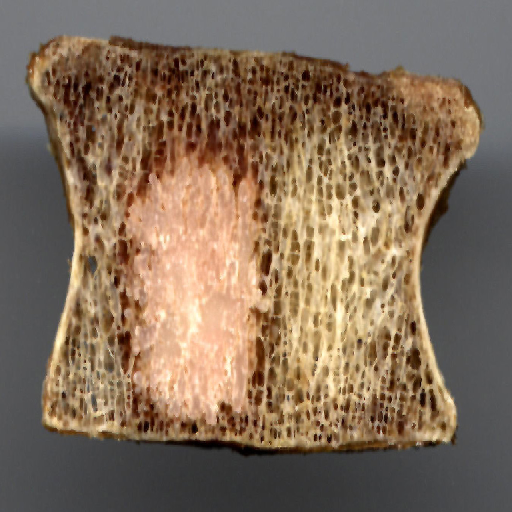
//> input picture ex_3_fourier/Wirbel.png, 512 x 512 px
$ ./shape Wirbel.png   (built with g++ and OpenCV 4)
//> lines starting //> are read from the running program, lines starting //| are printed output that depends on the picture; after the words box and inside, x2 and y2 are one past the last pixel; in counts of white or black regions, pixels touching at a corner belong together
/**
 * Fourier-approximation of shapes
 *
 * @author Lucas Kahlert <lucas.kahlert@tu-dresden.de>
 */

#include <opencv2/imgproc/imgproc.hpp>
#include <opencv2/highgui/highgui.hpp>
#include <iostream>
#include <complex>

using namespace cv;
using namespace std;

typedef vector<complex<double>> FourierCoeff;

typedef struct Fourier2D {
    FourierCoeff x;
    FourierCoeff y;
} Fourier2D;

// Some color definitions
const Scalar red   = {0, 0, 255};
const Scalar blue  = {255, 0, 0};
const Scalar green = {0, 255, 0};
const Scalar white = {255, 255, 255};

// maximal color distance
int color_threshold = 160;

// number of Fourier coefficients
int slider_num_coeff = 40;

// number of contour points that will be used
// to calculate the coefficients
int slider_num_points = 1024;

// pixel selected by user via mouse click
Vec3b selected_pixel = {227, 252, 255};

// input image
Mat image;


static void createBinaryImage(Mat& binary, int max_color_dist)
{
    // reset image
    binary = Mat::zeros(image.size(), CV_8UC1);

    // Use square maximal distance to eliminate the usage
    // of a square root
    max_color_dist *= max_color_dist;

    for (int y = 0; y < image.rows; ++y) {
        for (int x = 0; x < image.cols; ++x) {
            int dist = pow(selected_pixel[0] - image.at<Vec3b>(y,x)[0], 2) +
                       pow(selected_pixel[1] - image.at<Vec3b>(y,x)[1], 2) +
                       pow(selected_pixel[2] - image.at<Vec3b>(y,x)[2], 2);

            if (dist < max_color_dist) {
                binary.at<uchar>(y,x) = 255;
            }
        }
    }
}

static int findLargestArea(Mat& search, vector<vector<Point> >& contours, vector<Vec4i>& hierarchy)
{
    // hierachy: [i][0] next
    //           [i][1] prev
    //           [i][2] child
    //           [i][3] parent
    findContours(search, contours, hierarchy, CV_RETR_CCOMP, CV_CHAIN_APPROX_NONE, Point(0,0));

    // no contour was found
    if (contours.empty()) {
        return -1;
    }

    double area_max = 0;
    // index of the contour with the largest area
    int i_max = 0;
    // index of the current contour we are looking at
    int i = 0;

    // Search as long there as there is a next contour in the top level
    // of the hierarchy
    while (i >= 0) {
        double area = contourArea(contours[i]);
        int child = hierarchy[i][2];

        // Subtract the area of all holes
        while (child >= 0) {
            area  -= contourArea(contours[child]);
            child  = hierarchy[child][0];
        }

        // Update maximal area if we found a larger one
        if (area_max < area) {
            area_max = area;
            i_max = i;
        }

        // Go to next contour in the top hierarchy level
        i = hierarchy[i][0];
    }
    return i_max;
}


/**
 * Euclidian distance between to points
 */
static inline double dst(const Point& a, const Point& b)
{
    return sqrt((a.x - b.x) * (a.x - b.x) +
                (a.y - b.y) * (a.y - b.y));
}


/**
 * Calculates n equidistant points on the given contour. The function uses
 * subpixel precison.
 *
 * @param contour
 * @param points  result vector of subpixel precison points
 * @param n       number of points
 */
static void findEquidistantPoints(const vector<Point>& contour, vector<Point2d>& points, const int n)
{
    double perimeter = arcLength(contour, true);

    // index of the current contour point
    int j = 0;

    // arcus length of the current contour point
    double arc_len = 0;
    // arcus length of the previous contour point
    double arc_len_prev = 0;


    for (int i = 0; i < n; i++) {
        // arcus length of the next equidistant point
        double arc_len_i = i * perimeter / n;

        // walk along the contour
        while (arc_len_i >= arc_len) {
            // current arc length becomes previous
            arc_len_prev = arc_len;

            // add distance to the next contour point
            arc_len += dst(contour[j], contour[(j + 1) % contour.size()]);

            // update contour index
            j = (j + 1) % contour.size();
        }

        // normalize vector between current and previous contour point and
        // scale it in that way, that it points from the previous contour
        // point to the current contour point
        double norm_scale = (arc_len_i - arc_len_prev) / (arc_len - arc_len_prev);

        // index of the previous contour point
        int j_prev = (j - 1) % contour.size();

        Point2d point;
        point.x = norm_scale * (contour[j].x - contour[j_prev].x) + contour[j_prev].x;
        point.y = norm_scale * (contour[j].y - contour[j_prev].y) + contour[j_prev].y;

        points.push_back(point);
    }
}


static void calcFourierCoeff(vector<Point2d>& points, Fourier2D& coeff, const int num_coeff)
{
    const int N = points.size();

    // make enough space for all coefficients
    coeff.x.resize(N);
    coeff.y.resize(N);

    // calculate real and imaginary part of each coefficient
    for (int k = 0; k < num_coeff; k++) {
        double a = 0; // real part
        double b = 0; // imaginary part

        // calculate a, b for x
        for (int n = 0; n < N; n++) {
            a += points[n].x * cos(2.0 * M_PI * k * n / N);
            b += points[n].x * sin(2.0 * M_PI * k * n / N);
        }

        a = (a * 2) / N;
        b = (b * 2) / N;

        coeff.x[k] = complex<double>(a, b);

        // reset
        a = 0;
        b = 0;

        // calculate a, b for y
        for (int n = 0; n < N; n++) {
            a += points[n].y * cos(2.0 * M_PI * k * n / N);
            b += points[n].y * sin(2.0 * M_PI * k * n / N);
        }

        a = (a * 2) / N;
        b = (b * 2) / N;

        // cout << "y: a = " << a << ", b = " << b << endl;


        coeff.y[k] = complex<double>(a, b);
    }
}


static double fourierFn(const double x, const vector<complex<double>>& coeffs, const double perimeter)
{
    double f = coeffs[0].real() / 2.0;

    for (uint n = 1; n < coeffs.size(); n++) {
        f += coeffs[n].real() * cos(2.0 * M_PI * n * x / perimeter) +
             coeffs[n].imag() * sin(2.0 * M_PI * n * x / perimeter);
    }

    return f;
}


static void drawFourier(Mat& image, const Fourier2D& coeff, const int perimeter, const Scalar& color)
{
    Point first = Point(fourierFn(0, coeff.x, perimeter),
                        fourierFn(0, coeff.y, perimeter));
    Point prev = first;

    for (int i = 1; i < perimeter; i++) {
        Point point = Point((int) fourierFn(i, coeff.x, perimeter),
                            (int) fourierFn(i, coeff.y, perimeter));

        // draw line
        line(image, prev, point, color, 2, 8);

        prev = point;
    }

    // connect first and last point
    line(image, prev, first, color, 2, 8);
}


/**
 * Handler for all sliders
 */
static void render(int, void*)
{
    // Binary image
    Mat binary;

    // original image with approximated shape
    Mat marked;
    image.copyTo(marked);

    createBinaryImage(binary, color_threshold);

    // copy and sanitize parameters
    int num_points = slider_num_points;
    int num_coeff  = slider_num_coeff;
    // Minimal point number
    if (num_points < 2) {
        num_points = 2;

        cerr << "Warning! Minimal amount of points is 2" << endl;
    }

    // we need at least the same number of points as number of coefficients
    if (num_points < num_coeff) {
        num_coeff = num_points - 1;

        cerr << "Warning! Cannot have more coefficients than points." << endl;
        cerr << "         Set number of coefficients to number of points." << endl;
    }

    // Make a copy of the current grayscale image but expand it to 3 channels.
    // This step is required because findContours manipulates the image and
    // we will need the binary image to paint the largest region red (therefore 3 channels).
    Mat colorized(binary.size(), CV_8UC3);
    cvtColor(binary, colorized, CV_GRAY2RGB);

    vector<Vec4i> hierarchy;
    vector<vector<Point>> contours;
    int counter_index = findLargestArea(binary, contours, hierarchy);

    if (counter_index >= 0) {
        // Draw largest contour in red to the colorized
        drawContours(colorized, contours, counter_index, red, CV_FILLED, 8, hierarchy);

        vector<Point2d> equidist_points;
        findEquidistantPoints(contours[counter_index], equidist_points, num_points);

        // draw the equidistant points on the contour
        for (uint i = 0; i < equidist_points.size(); i++) {
            circle(colorized, equidist_points[i], 2, blue, -1);
        }

        Fourier2D coeffs;
        calcFourierCoeff(equidist_points, coeffs, num_coeff);

        drawFourier(marked, coeffs, 100, green);
    }

    // Display result
    imshow("Shape", colorized);
    imshow("Input", marked);
}


/**
 * Mouse click handler
 */
static void onMouse(int event, int x, int y, int, void*)
{
    // only listen on left button clicks
    if (event != EVENT_LBUTTONUP) {
        return;
    }

    // do not track clicks outside the image
    if (x < 0 || y < 0 || x >= image.cols || y >= image.rows) {
        return;
    }

    selected_pixel = image.at<Vec3b>(y,x);

    render(0,0);
}


int main(int argc, char const *argv[])
{
    if (argc < 2) {
        cerr << "Usage: ./shape <image>" << endl;

        return 1;
    }

    string filename = argv[1];
    image = imread(filename, CV_LOAD_IMAGE_COLOR);
//> image is the input picture: 512 rows x 512 cols, CV_8UC3; mean B, G, R 89.7, 109.6, 130.7

    if(image.empty()) {
        cout << "Cannot read image file '" << filename << "'" << endl;

        return 1;
    }

    // create a new windows
    namedWindow("Shape", 1);
    namedWindow("Input", 1);
    namedWindow("Input", 1);

    // sliders
    createTrackbar("color dist", "Shape", &color_threshold,    255, render);
    createTrackbar("coeff",      "Shape", &slider_num_coeff,   200, render);
    createTrackbar("points",     "Shape", &slider_num_points, 2048, render);

    // set the callback function for any mouse event
    setMouseCallback("Input", onMouse, NULL);

    // display image
    imshow("Input", image);
    render(0,0);
//> after the loop in createBinaryImage, `for (int y = 0; y < image.rows; ++y)`:
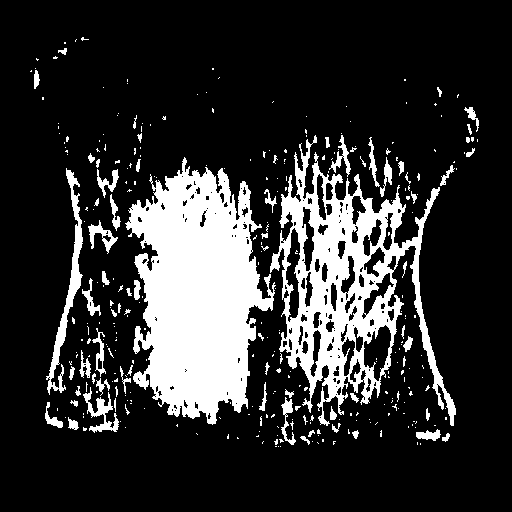
//> binary: 512 rows x 512 cols, CV_8UC1; 19.2% white; 328 white regions (261 under 20 px), largest, box (x1, y1, x2, y2) and area: (125, 157, 276, 425) 24822, (270, 135, 456, 426) 17333, (46, 168, 83, 395) 1639
//> in render, `cvtColor(binary, colorized, CV_GRAY2RGB);`: colorized: 512 rows x 512 cols, CV_8UC3; 19.2% white; 328 white regions (261 under 20 px)
//> in findLargestArea, `findContours(search, contours, hierarchy, CV_RETR_CCOMP, CV_CHAIN_APPR..`: contours = 520 contours, 408 with area under 20; largest, box (x1, y1, x2, y2) and area: (125, 157, 276, 425) 24523, (270, 135, 456, 426) 22946, (46, 168, 83, 395) 1351, (363, 324, 392, 382) 964, (285, 227, 301, 323) 868
//> the loop in findLargestArea, `while (i >= 0)` made 328 passes
//> (area, area_max, i_max, i) on passes 14, 19, 25: (22.5, 22.5, 13, 14), (28.5, 28.5, 18, 19), (150, 150, 24, 25)
//> (area_max, i_max) on passes 85, 98, 234, 249: (179.5, 85), (422.5, 100), (1343, 244), (23803, 264)
//> after the loop in findLargestArea, `while (i >= 0)`: area_max = 23803; i_max = 264; i = -1
//> in render, `int counter_index = findLargestArea(binary, contours, hierarchy);`: counter_index = 264
//> in render, `drawContours(colorized, contours, counter_index, red, CV_FILLED, 8, hi..`:
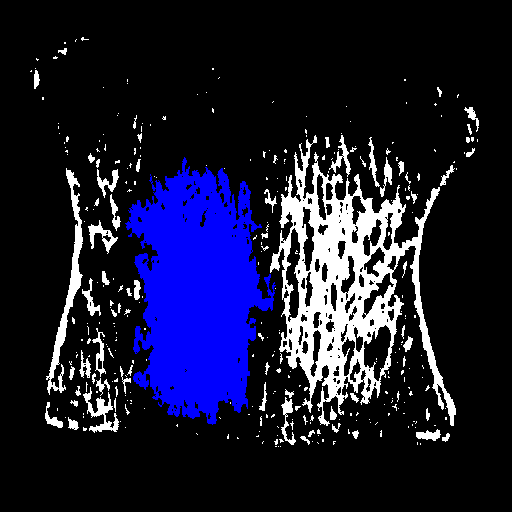
//> colorized: 512 rows x 512 cols, CV_8UC3; mean R, G, B 24.8, 24.8, 49
//> in findEquidistantPoints, `double perimeter = arcLength(contour, true);`: perimeter = 1758.6
//> the loop in findEquidistantPoints, `for (int i = 0; i < n; i++)` made 1024 passes
//> (arc_len_i, arc_len_prev, arc_len, j, norm_scale, j_prev) on passes 1 to 3: (0, 0, 1, 1, 0, 0), (1.72, 1, 2.41, 2, 0.507, 1), (3.43, 3.41, 4.83, 4, 0.0146, 3)
//> after the loop in findEquidistantPoints, `for (int i = 0; i < n; i++)`: arc_len_prev = 1756.2; arc_len = 1757.2; j = 1529; points = 1024 Points (x, y), first 12: [184, 157], [183.5, 158.5], [183, 160], [182.2, 161.2], [182.6, 162.4], [182, 163.9], [182, 165.7], [182, 167.4], [182, 169.1], [182.6, 170.6], [182.2, 171.8], [181.7, 173.3]
//> in render, `findEquidistantPoints(contours[counter_index], equidist_points, num_po..`: equidist_points has the same summary as points in findEquidistantPoints
//> after the loop in render, `for (uint i = 0; i < equidist_points.size(); i++)`:
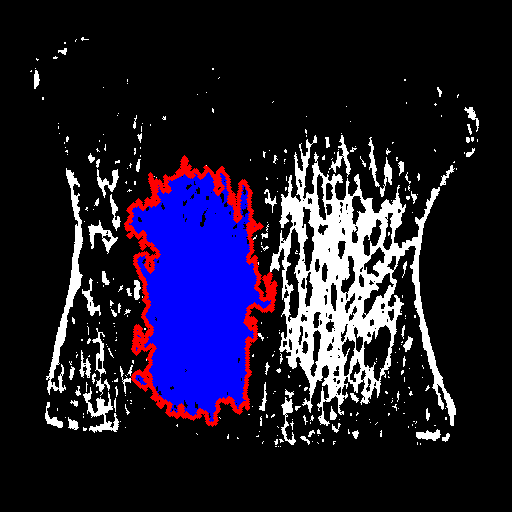
//> colorized: 512 rows x 512 cols, CV_8UC3; 2.29% of pixels changed, all inside (x1, y1, x2, y2) = (124, 155, 278, 427)
//> in calcFourierCoeff, `const int N = points.size();`: N = 1024
//> the loop in calcFourierCoeff, `for (int k = 0; k < num_coeff; k++)` made 40 passes
//> (a, b) on pass 1: (287283.6, 0)
//> after the loop in drawFourier, `for (int i = 1; i < perimeter; i++)`:
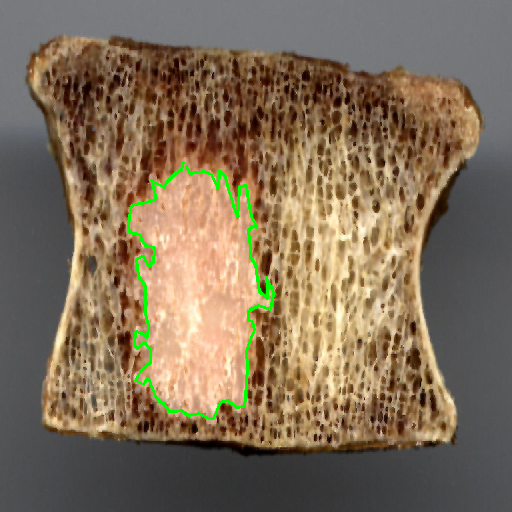
//> image: 512 rows x 512 cols, CV_8UC3; 1.06% of pixels changed, all inside (x1, y1, x2, y2) = (127, 161, 275, 420)
//> in drawFourier, `line(image, prev, first, color, 2, 8);`: image: 512 rows x 512 cols, CV_8UC3; 11 pixels changed, all inside (x1, y1, x2, y2) = (184, 161, 188, 168)

    // wait for ESC
    cout << "Press ESC to exit ..." << endl;
    while (true) {
        // Wait for a key stroke indefinitly
        if ((uchar) waitKey(0) == 27) {
//> the Esc key is pressed
            break;
        }
    }

    return 0;
}
